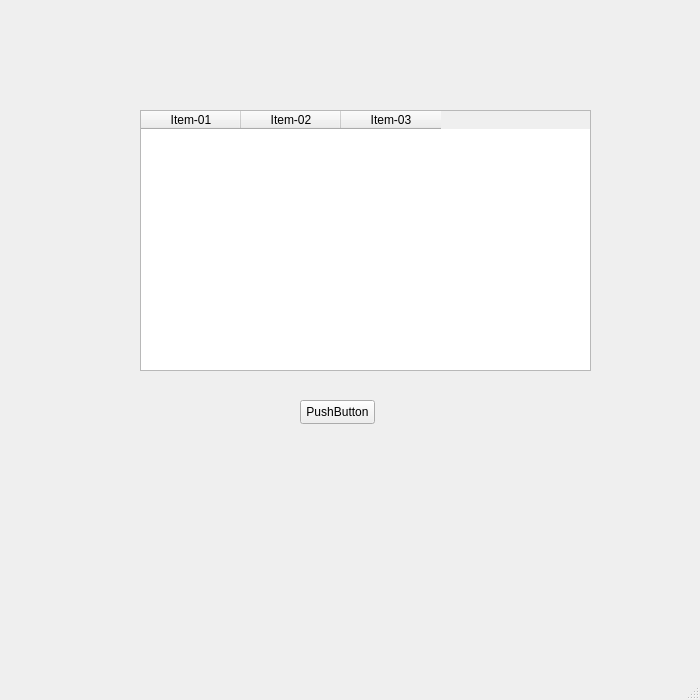
<?xml version="1.0" encoding="UTF-8"?>
<ui version="4.0">
 <class>MainWindow</class>
 <widget class="QMainWindow" name="MainWindow">
  <property name="geometry">
   <rect>
    <x>0</x>
    <y>0</y>
    <width>700</width>
    <height>700</height>
   </rect>
  </property>
  <property name="minimumSize">
   <size>
    <width>700</width>
    <height>700</height>
   </size>
  </property>
  <property name="maximumSize">
   <size>
    <width>700</width>
    <height>700</height>
   </size>
  </property>
  <property name="windowTitle">
   <string>ListEmployeeForm</string>
  </property>
  <widget class="QWidget" name="centralwidget">
   <widget class="QTableWidget" name="tableWidget">
    <property name="geometry">
     <rect>
      <x>140</x>
      <y>110</y>
      <width>451</width>
      <height>261</height>
     </rect>
    </property>
    <property name="layoutDirection">
     <enum>Qt::LeftToRight</enum>
    </property>
    <column>
     <property name="text">
      <string>Item-01</string>
     </property>
    </column>
    <column>
     <property name="text">
      <string>Item-02</string>
     </property>
    </column>
    <column>
     <property name="text">
      <string>Item-03</string>
     </property>
    </column>
   </widget>
   <widget class="QPushButton" name="pushButton">
    <property name="geometry">
     <rect>
      <x>300</x>
      <y>400</y>
      <width>75</width>
      <height>24</height>
     </rect>
    </property>
    <property name="text">
     <string>PushButton</string>
    </property>
   </widget>
  </widget>
  <widget class="QMenuBar" name="menubar">
   <property name="geometry">
    <rect>
     <x>0</x>
     <y>0</y>
     <width>700</width>
     <height>22</height>
    </rect>
   </property>
  </widget>
  <widget class="QStatusBar" name="statusbar"/>
 </widget>
 <resources/>
 <connections/>
</ui>
